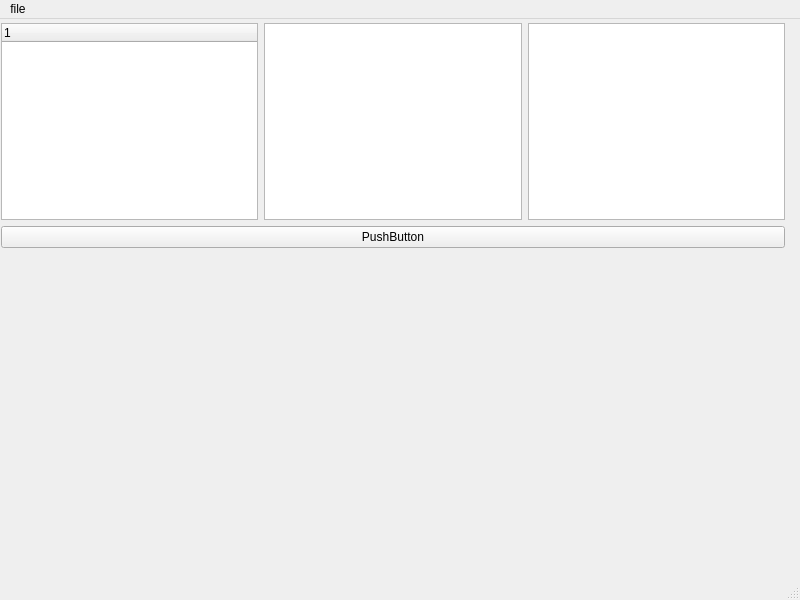
<?xml version="1.0" encoding="UTF-8"?>
<ui version="4.0">
 <class>MainWindow</class>
 <widget class="QMainWindow" name="MainWindow">
  <property name="geometry">
   <rect>
    <x>0</x>
    <y>0</y>
    <width>800</width>
    <height>600</height>
   </rect>
  </property>
  <property name="windowTitle">
   <string>MainWindow</string>
  </property>
  <widget class="QWidget" name="centralwidget">
   <widget class="QWidget" name="layoutWidget">
    <property name="geometry">
     <rect>
      <x>1</x>
      <y>4</y>
      <width>784</width>
      <height>225</height>
     </rect>
    </property>
    <layout class="QVBoxLayout" name="verticalLayout">
     <property name="sizeConstraint">
      <enum>QLayout::SetMinimumSize</enum>
     </property>
     <item>
      <layout class="QHBoxLayout" name="horizontalLayout">
       <item>
        <widget class="QTreeWidget" name="treeWidget">
         <property name="columnCount">
          <number>1</number>
         </property>
         <column>
          <property name="text">
           <string notr="true">1</string>
          </property>
         </column>
        </widget>
       </item>
       <item>
        <widget class="QListWidget" name="listWidget"/>
       </item>
       <item>
        <widget class="QListWidget" name="listWidget_2"/>
       </item>
      </layout>
     </item>
     <item>
      <widget class="QPushButton" name="pushButton">
       <property name="text">
        <string>PushButton</string>
       </property>
      </widget>
     </item>
    </layout>
   </widget>
  </widget>
  <widget class="QMenuBar" name="menubar">
   <property name="geometry">
    <rect>
     <x>0</x>
     <y>0</y>
     <width>800</width>
     <height>23</height>
    </rect>
   </property>
   <widget class="QMenu" name="menufile">
    <property name="title">
     <string>file</string>
    </property>
   </widget>
   <addaction name="menufile"/>
  </widget>
  <widget class="QStatusBar" name="statusbar"/>
 </widget>
 <resources/>
 <connections/>
</ui>
